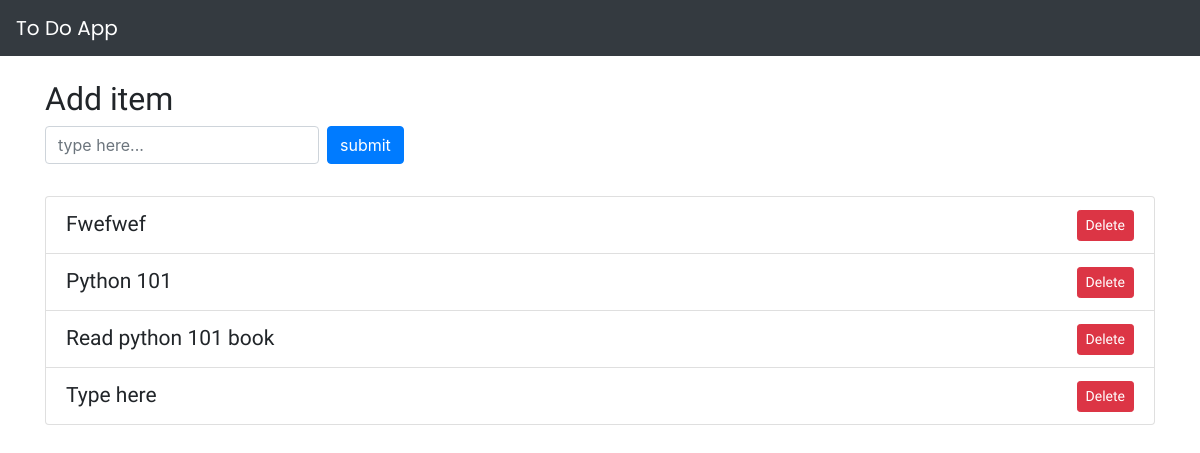
Before: / with the older database file.
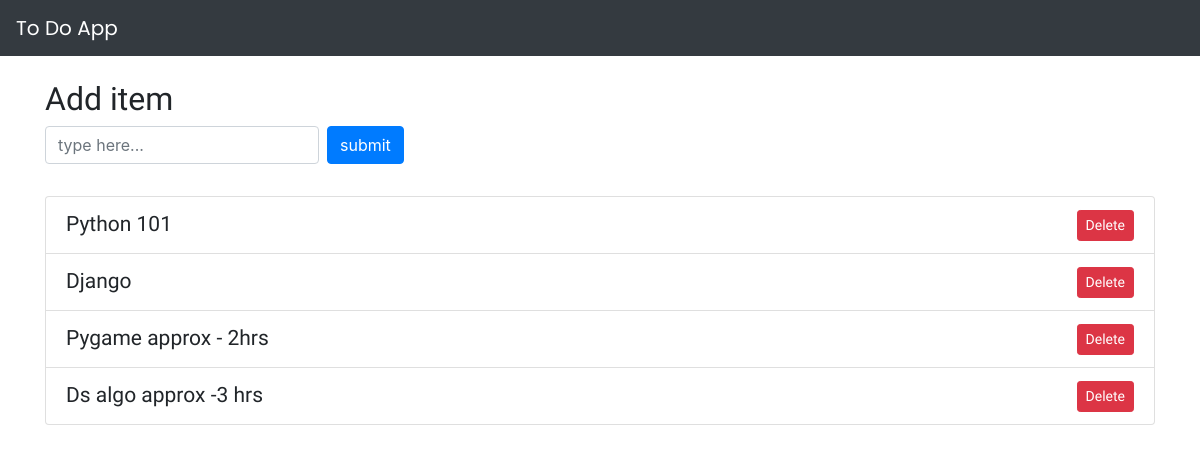
After: the same page with the newer database file.
### todo_list/models.py (models this page shows, shortened)
class ToDo(models.Model):
    added_date = models.DateTimeField()
    text = models.CharField(max_length=200)

### todo_list/views.py (the view)
# urls.py: path('', views.display, name='display'),
def display(request):
    todo_items = ToDo.objects.all().order_by("-added_date")
    return render(request, 'index.html', {"todo_items": todo_items})

### templates/index.html (shortened to what this page needs)
{% extends 'base.html' %}
{% block content %}
    <div class="row mt-4">
        <div class="col">
            <h2>Add item</h2>
            <form action="{% url 'add_todo' %}" method="post" class="form-inline">
                <input type="text" name="content" class="form-control mb-2 mr-sm-2" placeholder="type here...">
                <button type="submit" class="btn btn-primary mb-2">submit</button>
            </form>
        </div>
    </div>
    <div class="row mt-4">
        <div class="col">
            <ul class="list-group">
                {% for x in todo_items %}
                    <li class="list-group-item">{{x.text}}
                        <div class="float-right">
                            <form action="delete/{{x.id}}">
                                <button type="submit"  class="btn btn-sm btn-danger">Delete</button>
                            </form>
                        </div>
                    </li>
                {% endfor %}
            </ul>
        </div>
    </div>
{% endblock content %}

### templates/base.html (shortened to what this page needs)
<!DOCTYPE html>
{% load static %}
<html lang="en">
<head>
    <link rel="stylesheet" href="{% static 'css/base.css' %}">
    <link rel="stylesheet" href="https://stackpath.bootstrapcdn.com/bootstrap/4.4.1/css/bootstrap.min.css">
</head>
<body>
  <nav class="navbar navbar-expand-lg navbar-dark bg-dark">
    <a class="navbar-brand" href="#">To Do App</a>
  </nav>
<div class="container">
    {% block content %}
    {% endblock content %}
</div>
</body>
</html>

### static/css/base.css (style rules this page uses)
.list-group-item { font-family: 'Baloo Bhai 2', cursive; font-size: 21px; }
h2 { font-family: 'Lobster', cursive; }
a { font-family: 'Poppins', sans-serif; }

Changed rows visible on the page:
removed ToDo: text "Fwefwef"
removed ToDo: text "Read python 101 book"
removed ToDo: text "Type here"
added ToDo: text "Django"
added ToDo: text "Pygame approx - 2hrs"
added ToDo: text "Ds algo approx -3 hrs"
